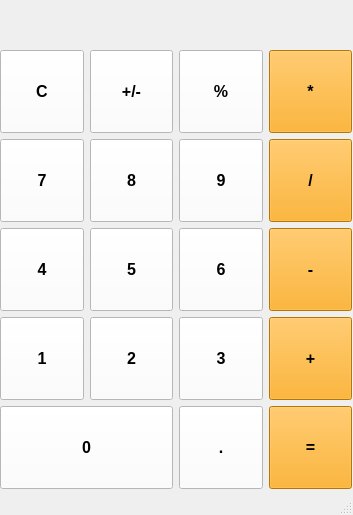
<?xml version="1.0" encoding="UTF-8"?>
<ui version="4.0">
 <class>MainWindow</class>
 <widget class="QMainWindow" name="MainWindow">
  <property name="geometry">
   <rect>
    <x>0</x>
    <y>0</y>
    <width>353</width>
    <height>515</height>
   </rect>
  </property>
  <property name="windowTitle">
   <string>Calculator</string>
  </property>
  <property name="styleSheet">
   <string notr="true">QPushButton{
 background-color:white;
 width:75px; 
 height:75px;
 font-size:16px;
 font-weight:bold;
 text-align:center;
}</string>
  </property>
  <widget class="QWidget" name="centralwidget">
   <widget class="QWidget" name="gridLayoutWidget">
    <property name="geometry">
     <rect>
      <x>0</x>
      <y>50</y>
      <width>352</width>
      <height>441</height>
     </rect>
    </property>
    <layout class="QGridLayout" name="gridLayout">
     <item row="1" column="0">
      <widget class="QPushButton" name="pushButton_7">
       <property name="text">
        <string>7</string>
       </property>
      </widget>
     </item>
     <item row="2" column="3">
      <widget class="QPushButton" name="pushButton_minus">
       <property name="styleSheet">
        <string notr="true">background-color:rgb(255, 165, 0)</string>
       </property>
       <property name="text">
        <string>-</string>
       </property>
      </widget>
     </item>
     <item row="1" column="1">
      <widget class="QPushButton" name="pushButton_8">
       <property name="text">
        <string>8</string>
       </property>
      </widget>
     </item>
     <item row="0" column="3">
      <widget class="QPushButton" name="pushButton_multiply">
       <property name="styleSheet">
        <string notr="true">background-color:rgb(255, 165, 0)</string>
       </property>
       <property name="text">
        <string>*</string>
       </property>
      </widget>
     </item>
     <item row="4" column="0" colspan="2">
      <widget class="QPushButton" name="pushButton_0">
       <property name="text">
        <string>0</string>
       </property>
      </widget>
     </item>
     <item row="0" column="1">
      <widget class="QPushButton" name="pushButton_plusorminus">
       <property name="text">
        <string>+/-</string>
       </property>
      </widget>
     </item>
     <item row="2" column="2">
      <widget class="QPushButton" name="pushButton_6">
       <property name="text">
        <string>6</string>
       </property>
      </widget>
     </item>
     <item row="1" column="3">
      <widget class="QPushButton" name="pushButton_delit">
       <property name="styleSheet">
        <string notr="true">background-color:rgb(255, 165, 0)</string>
       </property>
       <property name="text">
        <string>/</string>
       </property>
      </widget>
     </item>
     <item row="2" column="0">
      <widget class="QPushButton" name="pushButton_4">
       <property name="text">
        <string>4</string>
       </property>
      </widget>
     </item>
     <item row="4" column="3">
      <widget class="QPushButton" name="pushButton_equal">
       <property name="styleSheet">
        <string notr="true">background-color:rgb(255, 165, 0);
</string>
       </property>
       <property name="text">
        <string>=</string>
       </property>
      </widget>
     </item>
     <item row="0" column="0">
      <widget class="QPushButton" name="pushButton_clear">
       <property name="text">
        <string>C</string>
       </property>
      </widget>
     </item>
     <item row="3" column="2">
      <widget class="QPushButton" name="pushButton_3">
       <property name="text">
        <string>3</string>
       </property>
      </widget>
     </item>
     <item row="3" column="0">
      <widget class="QPushButton" name="pushButton_1">
       <property name="text">
        <string>1</string>
       </property>
      </widget>
     </item>
     <item row="2" column="1">
      <widget class="QPushButton" name="pushButton_5">
       <property name="text">
        <string>5</string>
       </property>
      </widget>
     </item>
     <item row="1" column="2">
      <widget class="QPushButton" name="pushButton_9">
       <property name="text">
        <string>9</string>
       </property>
      </widget>
     </item>
     <item row="4" column="2">
      <widget class="QPushButton" name="pushButton_tochka">
       <property name="text">
        <string>.</string>
       </property>
      </widget>
     </item>
     <item row="3" column="3">
      <widget class="QPushButton" name="pushButton_plus">
       <property name="styleSheet">
        <string notr="true">background-color:rgb(255, 165, 0)</string>
       </property>
       <property name="text">
        <string>+</string>
       </property>
      </widget>
     </item>
     <item row="3" column="1">
      <widget class="QPushButton" name="pushButton_2">
       <property name="text">
        <string>2</string>
       </property>
      </widget>
     </item>
     <item row="0" column="2">
      <widget class="QPushButton" name="pushButton_procent">
       <property name="text">
        <string>%</string>
       </property>
      </widget>
     </item>
    </layout>
    <zorder>pushButton_1</zorder>
    <zorder>pushButton_4</zorder>
    <zorder>pushButton_8</zorder>
    <zorder>pushButton_5</zorder>
    <zorder>pushButton_2</zorder>
    <zorder>pushButton_9</zorder>
    <zorder>pushButton_6</zorder>
    <zorder>pushButton_3</zorder>
    <zorder>pushButton_minus</zorder>
    <zorder>pushButton_delit</zorder>
    <zorder>pushButton_plus</zorder>
    <zorder>pushButton_0</zorder>
    <zorder>pushButton_multiply</zorder>
    <zorder>pushButton_procent</zorder>
    <zorder>pushButton_plusorminus</zorder>
    <zorder>pushButton_clear</zorder>
    <zorder>pushButton_tochka</zorder>
    <zorder>pushButton_equal</zorder>
    <zorder>pushButton_7</zorder>
   </widget>
   <widget class="QLabel" name="label">
    <property name="geometry">
     <rect>
      <x>0</x>
      <y>0</y>
      <width>351</width>
      <height>51</height>
     </rect>
    </property>
    <property name="styleSheet">
     <string notr="true">color: rgb(136, 138,133);
font: 75 italic 11pt &quot;Ubuntu Mono&quot;;
font-size:23px;
font-weight:bold;</string>
    </property>
    <property name="text">
     <string/>
    </property>
   </widget>
  </widget>
  <widget class="QStatusBar" name="statusbar"/>
 </widget>
 <resources/>
 <connections/>
</ui>
